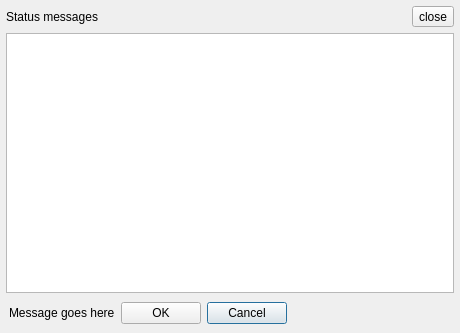
<?xml version="1.0" encoding="UTF-8"?>
<ui version="4.0">
 <class>COverlayMessages</class>
 <widget class="QFrame" name="COverlayMessages">
  <property name="geometry">
   <rect>
    <x>0</x>
    <y>0</y>
    <width>460</width>
    <height>333</height>
   </rect>
  </property>
  <property name="windowTitle">
   <string>Overlay messages</string>
  </property>
  <layout class="QVBoxLayout" name="vl_StatusMessages">
   <property name="leftMargin">
    <number>6</number>
   </property>
   <property name="topMargin">
    <number>6</number>
   </property>
   <property name="rightMargin">
    <number>6</number>
   </property>
   <property name="bottomMargin">
    <number>6</number>
   </property>
   <item>
    <widget class="QFrame" name="fr_StatusMessagesComponentsInner">
     <layout class="QVBoxLayout" name="vl_StatusMessagesComponentInner">
      <property name="leftMargin">
       <number>0</number>
      </property>
      <property name="topMargin">
       <number>0</number>
      </property>
      <property name="rightMargin">
       <number>0</number>
      </property>
      <property name="bottomMargin">
       <number>0</number>
      </property>
      <item>
       <widget class="QFrame" name="fr_Header">
        <layout class="QHBoxLayout" name="hl_Header">
         <property name="spacing">
          <number>10</number>
         </property>
         <property name="leftMargin">
          <number>0</number>
         </property>
         <property name="topMargin">
          <number>0</number>
         </property>
         <property name="rightMargin">
          <number>0</number>
         </property>
         <property name="bottomMargin">
          <number>0</number>
         </property>
         <item>
          <widget class="QLabel" name="lbl_Header">
           <property name="text">
            <string>Status messages</string>
           </property>
          </widget>
         </item>
         <item>
          <spacer name="hs_Header">
           <property name="orientation">
            <enum>Qt::Horizontal</enum>
           </property>
           <property name="sizeHint" stdset="0">
            <size>
             <width>309</width>
             <height>20</height>
            </size>
           </property>
          </spacer>
         </item>
         <item>
          <widget class="QToolButton" name="tb_Close">
           <property name="text">
            <string>close</string>
           </property>
           <property name="icon">
            <iconset resource="../misc/misc.qrc">
             <normaloff>:/diagona/icons/diagona/icons/cross-button.png</normaloff>:/diagona/icons/diagona/icons/cross-button.png</iconset>
           </property>
          </widget>
         </item>
        </layout>
       </widget>
      </item>
      <item>
       <widget class="QStackedWidget" name="sw_StatusMessagesComponent">
        <property name="currentIndex">
         <number>0</number>
        </property>
        <widget class="QWidget" name="pg_StatusMessages">
         <layout class="QVBoxLayout" name="vl_PgStatusMessages">
          <property name="spacing">
           <number>4</number>
          </property>
          <property name="leftMargin">
           <number>0</number>
          </property>
          <property name="topMargin">
           <number>0</number>
          </property>
          <property name="rightMargin">
           <number>0</number>
          </property>
          <property name="bottomMargin">
           <number>0</number>
          </property>
          <item>
           <widget class="swift::gui::views::CStatusMessageView" name="tvp_StatusMessages">
            <property name="selectionMode">
             <enum>QAbstractItemView::SingleSelection</enum>
            </property>
            <property name="selectionBehavior">
             <enum>QAbstractItemView::SelectRows</enum>
            </property>
            <attribute name="verticalHeaderVisible">
             <bool>false</bool>
            </attribute>
           </widget>
          </item>
         </layout>
        </widget>
        <widget class="QWidget" name="pg_Image">
         <layout class="QVBoxLayout" name="verticalLayout">
          <item alignment="Qt::AlignHCenter">
           <widget class="QLabel" name="lbl_Image">
            <property name="sizePolicy">
             <sizepolicy hsizetype="MinimumExpanding" vsizetype="MinimumExpanding">
              <horstretch>0</horstretch>
              <verstretch>0</verstretch>
             </sizepolicy>
            </property>
            <property name="text">
             <string>image will go here</string>
            </property>
           </widget>
          </item>
         </layout>
        </widget>
        <widget class="QWidget" name="pg_StatusMessage">
         <layout class="QVBoxLayout" name="vl_PgStatusMessage">
          <property name="spacing">
           <number>4</number>
          </property>
          <property name="leftMargin">
           <number>0</number>
          </property>
          <property name="topMargin">
           <number>0</number>
          </property>
          <property name="rightMargin">
           <number>0</number>
          </property>
          <property name="bottomMargin">
           <number>0</number>
          </property>
          <item>
           <widget class="swift::gui::components::CStatusMessageForm" name="form_StatusMessage">
            <property name="frameShape">
             <enum>QFrame::StyledPanel</enum>
            </property>
            <property name="frameShadow">
             <enum>QFrame::Raised</enum>
            </property>
           </widget>
          </item>
         </layout>
        </widget>
        <widget class="QWidget" name="pg_StatusMessageSmall">
         <layout class="QVBoxLayout" name="vl_StatusMessageSmall">
          <property name="spacing">
           <number>4</number>
          </property>
          <property name="leftMargin">
           <number>0</number>
          </property>
          <property name="topMargin">
           <number>0</number>
          </property>
          <property name="rightMargin">
           <number>0</number>
          </property>
          <property name="bottomMargin">
           <number>0</number>
          </property>
          <item>
           <widget class="swift::gui::components::CStatusMessageFormSmall" name="form_StatusMessageSmall"/>
          </item>
         </layout>
        </widget>
        <widget class="QWidget" name="pg_TextMessage">
         <layout class="QVBoxLayout" name="vl_TextMessage">
          <property name="spacing">
           <number>0</number>
          </property>
          <property name="leftMargin">
           <number>0</number>
          </property>
          <property name="topMargin">
           <number>0</number>
          </property>
          <property name="rightMargin">
           <number>0</number>
          </property>
          <property name="bottomMargin">
           <number>0</number>
          </property>
          <item>
           <layout class="QGridLayout" name="gl_TextMessage">
            <property name="spacing">
             <number>9</number>
            </property>
            <item row="1" column="3">
             <widget class="QLineEdit" name="le_TmTo">
              <property name="readOnly">
               <bool>true</bool>
              </property>
             </widget>
            </item>
            <item row="2" column="0">
             <widget class="QLabel" name="lbl_Receiver">
              <property name="text">
               <string>Received</string>
              </property>
             </widget>
            </item>
            <item row="1" column="2">
             <widget class="QLabel" name="lbl_TmTo">
              <property name="text">
               <string>to</string>
              </property>
             </widget>
            </item>
            <item row="1" column="0">
             <widget class="QLabel" name="lbl_TmFrom">
              <property name="text">
               <string>From</string>
              </property>
             </widget>
            </item>
            <item row="2" column="1">
             <widget class="QLineEdit" name="le_TmReceived"/>
            </item>
            <item row="1" column="1">
             <widget class="QLineEdit" name="le_TmFrom">
              <property name="readOnly">
               <bool>true</bool>
              </property>
             </widget>
            </item>
            <item row="3" column="0" colspan="4">
             <widget class="QTextEdit" name="te_TmText"/>
            </item>
            <item row="0" column="0" colspan="4">
             <widget class="QWidget" name="wi_TmSupervisor" native="true">
              <layout class="QVBoxLayout" name="verticalLayout_2">
               <item>
                <widget class="QLabel" name="lbl_Supervisor">
                 <property name="text">
                  <string>This is a supervisor message</string>
                 </property>
                </widget>
               </item>
              </layout>
             </widget>
            </item>
           </layout>
          </item>
         </layout>
        </widget>
        <widget class="QWidget" name="pg_OverlayTextMessage">
         <layout class="QVBoxLayout" name="vl_OverlayTextMessage">
          <property name="leftMargin">
           <number>0</number>
          </property>
          <property name="topMargin">
           <number>0</number>
          </property>
          <property name="rightMargin">
           <number>0</number>
          </property>
          <property name="bottomMargin">
           <number>0</number>
          </property>
          <item>
           <widget class="swift::gui::components::CTextMessageComponent" name="comp_OverlayTextMessage">
            <property name="frameShape">
             <enum>QFrame::StyledPanel</enum>
            </property>
            <property name="frameShadow">
             <enum>QFrame::Raised</enum>
            </property>
           </widget>
          </item>
         </layout>
        </widget>
        <widget class="QWidget" name="pg_HTMLMessage">
         <layout class="QVBoxLayout" name="vl_HTMLMessage">
          <property name="leftMargin">
           <number>0</number>
          </property>
          <property name="topMargin">
           <number>0</number>
          </property>
          <property name="rightMargin">
           <number>0</number>
          </property>
          <property name="bottomMargin">
           <number>0</number>
          </property>
          <item>
           <widget class="QTextEdit" name="te_HTMLMessage"/>
          </item>
         </layout>
        </widget>
        <widget class="QWidget" name="pg_ProgressBar">
         <layout class="QVBoxLayout" name="verticalLayout_3">
          <item alignment="Qt::AlignVCenter">
           <widget class="QFrame" name="fr_PRogressBar">
            <property name="frameShape">
             <enum>QFrame::StyledPanel</enum>
            </property>
            <property name="frameShadow">
             <enum>QFrame::Raised</enum>
            </property>
            <layout class="QVBoxLayout" name="vl_ProgressBar">
             <item>
              <widget class="QProgressBar" name="pb_ProgressBar">
               <property name="value">
                <number>10</number>
               </property>
              </widget>
             </item>
             <item alignment="Qt::AlignHCenter">
              <widget class="QLabel" name="lbl_ProgressBar">
               <property name="text">
                <string>text will go here</string>
               </property>
              </widget>
             </item>
            </layout>
           </widget>
          </item>
         </layout>
        </widget>
       </widget>
      </item>
     </layout>
    </widget>
   </item>
   <item>
    <widget class="QFrame" name="fr_Confirmation">
     <layout class="QHBoxLayout" name="hl_ConfirmationFrame">
      <property name="leftMargin">
       <number>3</number>
      </property>
      <property name="topMargin">
       <number>3</number>
      </property>
      <property name="rightMargin">
       <number>3</number>
      </property>
      <property name="bottomMargin">
       <number>3</number>
      </property>
      <item>
       <widget class="QLabel" name="lbl_Confirmation">
        <property name="text">
         <string>Message goes here</string>
        </property>
       </widget>
      </item>
      <item>
       <widget class="QPushButton" name="pb_Ok">
        <property name="text">
         <string>OK</string>
        </property>
       </widget>
      </item>
      <item>
       <widget class="QPushButton" name="pb_Cancel">
        <property name="text">
         <string>Cancel</string>
        </property>
        <property name="default">
         <bool>true</bool>
        </property>
       </widget>
      </item>
      <item>
       <spacer name="hs_Confirmation">
        <property name="orientation">
         <enum>Qt::Horizontal</enum>
        </property>
        <property name="sizeHint" stdset="0">
         <size>
          <width>40</width>
          <height>20</height>
         </size>
        </property>
       </spacer>
      </item>
     </layout>
    </widget>
   </item>
  </layout>
 </widget>
 <customwidgets>
  <customwidget>
   <class>swift::gui::views::CStatusMessageView</class>
   <extends>QTableView</extends>
   <header>gui/views/statusmessageview.h</header>
  </customwidget>
  <customwidget>
   <class>swift::gui::components::CStatusMessageForm</class>
   <extends>QFrame</extends>
   <header>gui/components/statusmessageform.h</header>
   <container>1</container>
  </customwidget>
  <customwidget>
   <class>swift::gui::components::CStatusMessageFormSmall</class>
   <extends>QFrame</extends>
   <header>gui/components/statusmessageformsmall.h</header>
   <container>1</container>
  </customwidget>
  <customwidget>
   <class>swift::gui::components::CTextMessageComponent</class>
   <extends>QFrame</extends>
   <header>gui/components/textmessagecomponent.h</header>
   <container>1</container>
  </customwidget>
 </customwidgets>
 <tabstops>
  <tabstop>pb_Ok</tabstop>
  <tabstop>pb_Cancel</tabstop>
  <tabstop>tb_Close</tabstop>
  <tabstop>tvp_StatusMessages</tabstop>
  <tabstop>le_TmReceived</tabstop>
  <tabstop>le_TmTo</tabstop>
  <tabstop>le_TmFrom</tabstop>
  <tabstop>te_TmText</tabstop>
 </tabstops>
 <resources>
  <include location="../misc/misc.qrc"/>
 </resources>
 <connections/>
</ui>
